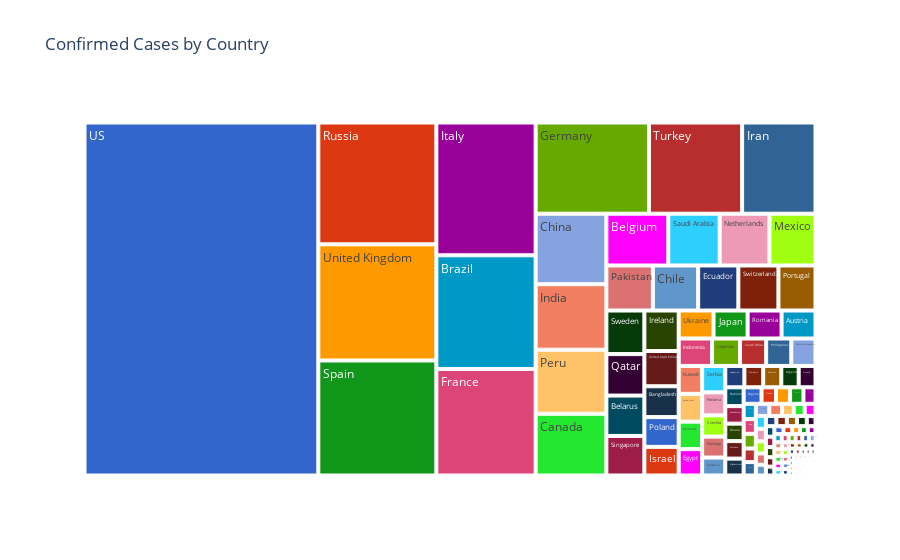

Notebook cell for this chart:
### Markdown cell above
## Data Visualization

### Code cell
#Treemap of confirmed cases by country
fig = px.treemap(country_df.sort_values(by='Confirmed Cases', ascending=False).reset_index(drop=True), 
                 path=["Country Name"], values="Confirmed Cases",
                 title='Confirmed Cases by Country',
                 color_discrete_sequence = px.colors.qualitative.G10)
fig.show()

### Figure 1 — Plotly figure (JSON) as saved in the notebook; plotly's stock layout.template omitted (floating-point values rounded to 4 significant figures; data arrays with more than 128 entries replaced by an {"elided": "..."} marker saying what was removed)
{"data": [{"branchvalues": "total", "domain": {"x": [0, 1], "y": [0, 1]}, "hovertemplate": "labels=%{label}<br>Confirmed Cases=%{value}<br>parent=%{parent}<br>id=%{id}<extra></extra>", "ids": {"elided": "188 str values"}, "labels": {"elided": "188 str values"}, "name": "", "parents": {"elided": "188 str values"}, "type": "treemap", "values": {"elided": "188 int values"}}], "layout": {"legend": {"tracegroupgap": 0}, "title": {"text": "Confirmed Cases by Country"}, "treemapcolorway": ["#3366CC", "#DC3912", "#FF9900", "#109618", "#990099", "#0099C6", "#DD4477", "#66AA00", "#B82E2E", "#316395"]}}
